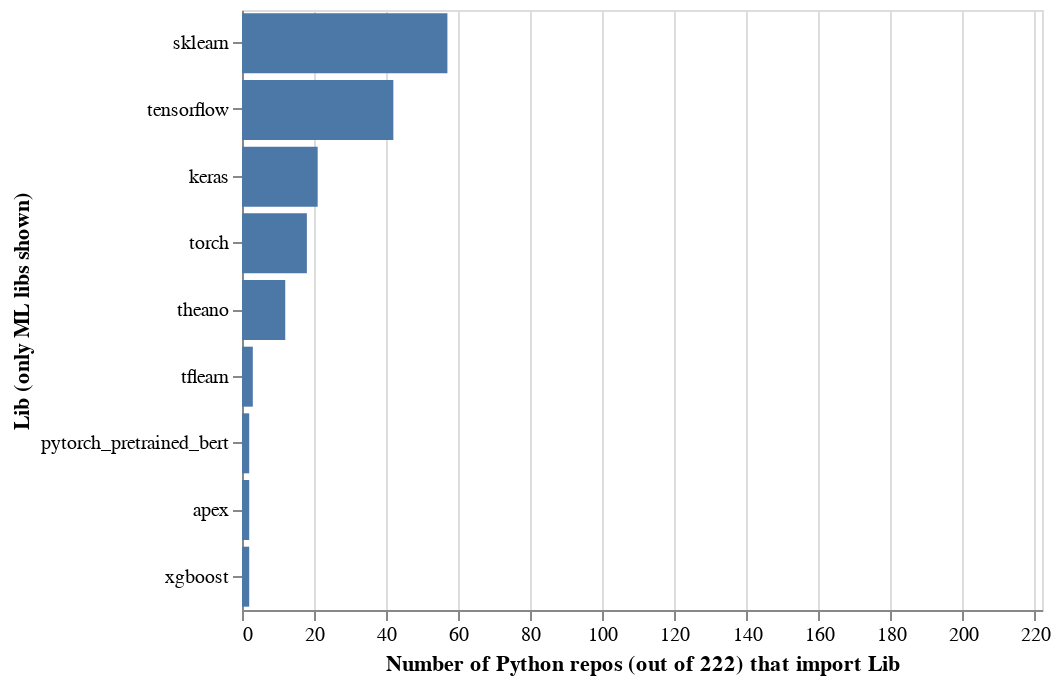

The notebook cell saved with this chart:
### Code cell
chart = alt.Chart(popular_imports_df_ml).mark_bar().encode(
    x = alt.X('cnt', type='quantitative', title="Number of Python repos (out of %s) that import Lib" % num_repos, scale=alt.Scale(domain=(0,int(num_repos)))),
    y = alt.Y('lib', type='nominal', title="Lib (only ML libs shown)", sort=alt.EncodingSortField(order="descending")),
)
chart

### Figure 1 — Vega-Lite specification as saved in the notebook (floating-point values rounded to 4 significant figures)
{"$schema": "https://vega.github.io/schema/vega-lite/v3.4.0.json", "config": {"mark": {"tooltip": null}, "view": {"height": 300, "width": 400}}, "data": {"name": "data-e92f34a367c9d9039fc85deb8e9fb415"}, "datasets": {"data-e92f34a367c9d9039fc85deb8e9fb415": [{"cnt": 57, "lib": "sklearn"}, {"cnt": 42, "lib": "tensorflow"}, {"cnt": 21, "lib": "keras"}, {"cnt": 18, "lib": "torch"}, {"cnt": 12, "lib": "theano"}, {"cnt": 3, "lib": "tflearn"}, {"cnt": 2, "lib": "pytorch_pretrained_bert"}, {"cnt": 2, "lib": "apex"}, {"cnt": 2, "lib": "xgboost"}]}, "encoding": {"x": {"field": "cnt", "scale": {"domain": [0, 222]}, "title": "Number of Python repos (out of 222) that import Lib", "type": "quantitative"}, "y": {"field": "lib", "sort": {"order": "descending"}, "title": "Lib (only ML libs shown)", "type": "nominal"}}, "mark": "bar"}
